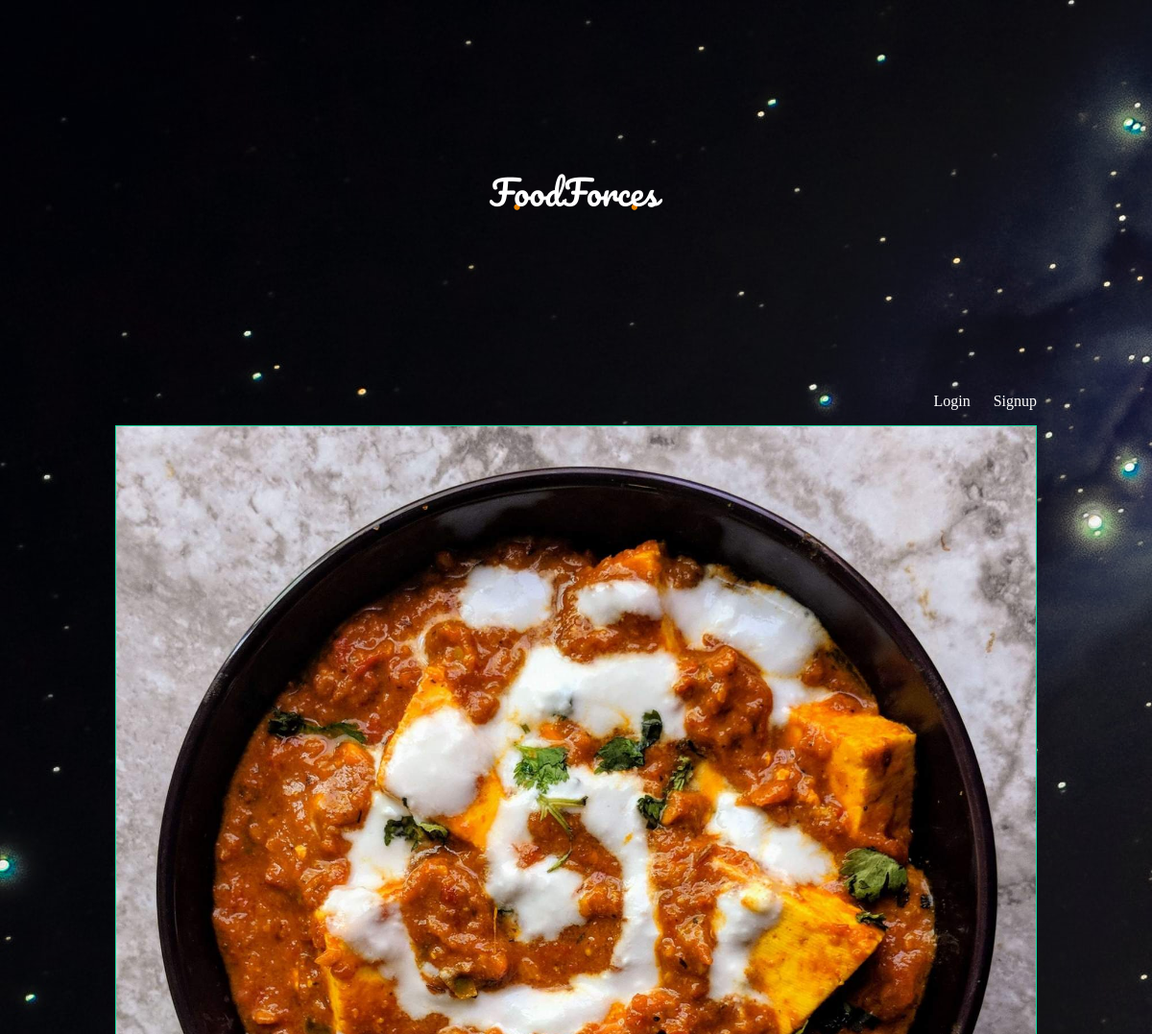
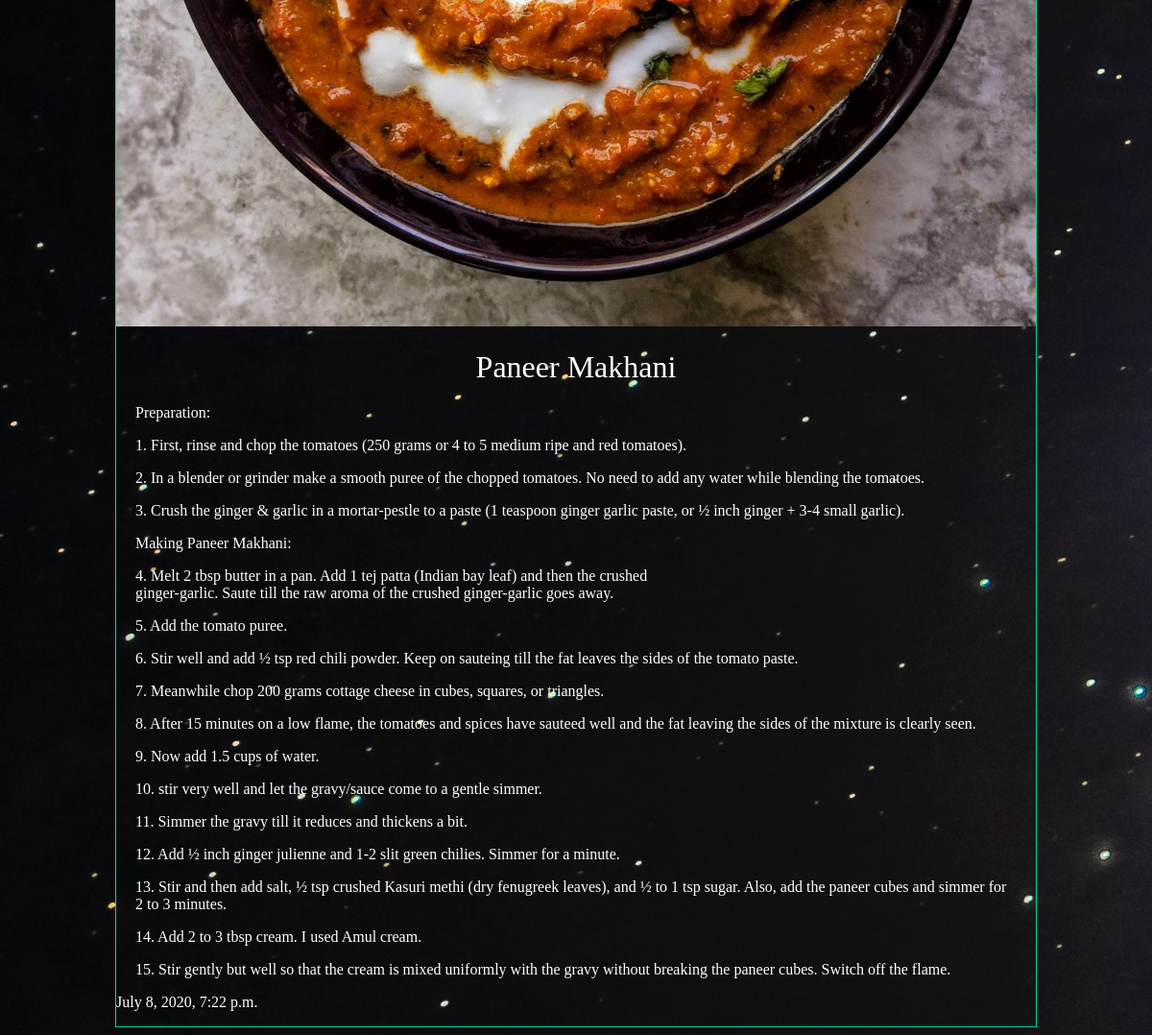
The page /articles/paneer-makhani/ on the database its author committed (2 pictures, top to bottom).
### articles/models.py (models this page shows, shortened)
class Article(models.Model):
    title = models.CharField(max_length=100)
    slug = models.SlugField()
    body = models.TextField()
    date = models.DateTimeField(auto_now_add=True)
    thumb = models.ImageField(default='default.jpg', blank=True)
    author = models.ForeignKey(User, default = None, on_delete=models.CASCADE)

### articles/views.py (the view)
# urls.py: url(r'^(?P<slug>[\w-]+)/$', views.article_detail, name="detail"),
def article_detail(request, slug):
    article = Article.objects.get(slug=slug)
    return render(request, 'articles/article_detail.html', {'article': article})

### articles/templates/articles/article_detail.html
{%extends 'base_layout.html' %}
{% block content %}
<div class="article-detail">
  <div class="article">
    <img src="{{article.thumb.url}}"/>
    <h2>{{article.title}}</h2>
    <pre>{{article.body|linebreaks}}</pre>
    <p>{{article.date}}</p>
  </div>
</div>
{% endblock %}

### assets/style.css (style rules this page uses)
body { background-color: #0f121f; background-image: url(stars.jpg); background-repeat-y: no-repeat; color: #fff; }
body * { font-family: Ubuntu; }
h1, h2, h3, h4, h5 { font-weight: normal; margin: 0; }
.article { padding: 10px; border: 1px solid #00dba0; position: relative; padding-bottom: 40px; }
.article h2 { font-size: 1.2em; }
.article-detail .article { padding: 0; }
.article-detail .article img { max-width: 100%; }
.article-detail .article h2 { text-align: center; margin: 20px auto; font-size: 2em }
.article-detail .article pre { margin: 10px 20px; white-space: initial; }

### rows shown on the page
Article: thumb (picture), title "Paneer Makhani", body "Preparation: 1. First, rinse and chop the tomatoes (250 grams or 4 to 5 medium ripe and red tomatoes). 2. In a blender or grinder make a smooth puree of the chopped tomatoes. No need to add any water while blending the tomatoes. 3. Crush the ginger & garlic in a mortar-pestle to a paste (1 teaspoon ginger garlic paste, or ½ inch ginger + 3-4 small garlic). Making Paneer Makhani: 4. Melt 2 tbsp butter in a pan. Add 1 tej patta (Indian bay leaf) and then the crushed ginger-garlic. Saute till the raw aroma of the crushed ginger-garlic goes away. 5. Add the tomato puree. 6. Stir well and add ½ tsp red chili powder. Keep on sauteing till the fat leaves the sides of the tomato paste. 7. Meanwhile…", date "July 8, 2020, 7:22 p.m."
